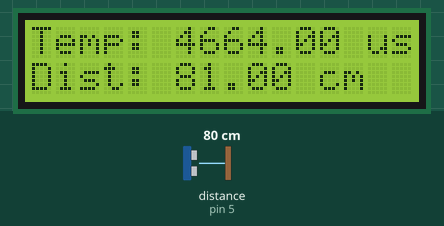
Recording of a sketch running on a simulated Arduino Uno, built with avr-gcc and run on an emulated ATmega328P. On the bench: 16×2 character LCD. The test bench sets the inputs (shaded band); at power-on: distance to the obstacle (sensor on pin 5) 80 cm. The echo pulse lasts 58.3 µs per cm; what the sketch prints to the serial monitor is not drawn.

Above: at 1.2 s.
1.3 s: distance to the obstacle (sensor on pin 5) set to 2 cm
At 1.9 s:
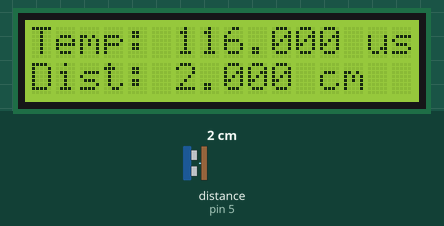
2.9 s: distance to the obstacle (sensor on pin 5) set to 4 cm
At 4.2 s:
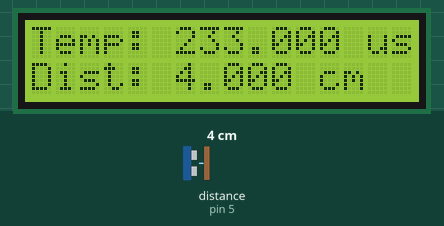
4.6 s: distance to the obstacle (sensor on pin 5) set to 9 cm
At 5.3 s:
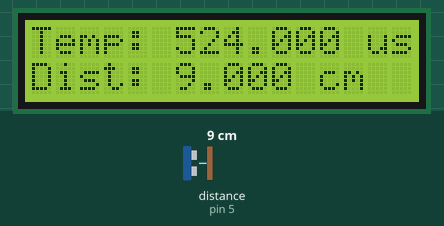
Timing chart, 0 to 7.6 s (numbered marks = the images above; inputs shaded):
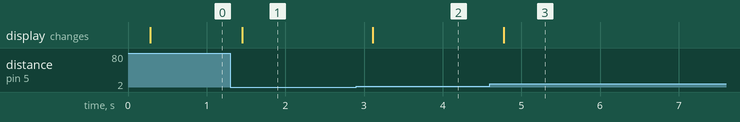

The sketch:

sketch_jan11b.ino
```cpp
#include <Wire.h>
#include <LiquidCrystal_I2C.h>
#include <NewPing.h>

#define TRIGGER_PIN 6
#define ECHO_PIN 5
#define MAX_DISTANCE 200

NewPing sonar(TRIGGER_PIN, ECHO_PIN, MAX_DISTANCE);

LiquidCrystal_I2C lcd(0x3F, 16, 2);

void setup() {
  // put your setup code here, to run once:
  Serial.begin(115200);

  lcd.init(); // Inicializar la pantalla LCD
  lcd.backlight(); //Encender la retroiluminacion
  lcd.setCursor(0, 0);
  lcd.print("Temp: ");
  lcd.setCursor(0, 1);
  lcd.print("Dist: ");
}

void loop() {
  // put your main code here, to run repeatedly:
  delay(30);
  float echoTime = sonar.ping_median(5);
  float distanceCm = sonar.convert_cm(echoTime);
  Serial.print(distanceCm); // obtener el valor en cm (0 = fuera de rango)
  Serial.println("cm");

  // Plotear en la pantalla el tiempo
  lcd.setCursor(6, 0);
  lcd.print(echoTime);
  lcd.setCursor(13, 0);
  lcd.print(" us");
  // lcd distancia
  lcd.setCursor(6, 1);
  lcd.print(distanceCm);
  lcd.setCursor(11, 1);
  lcd.print(" cm");
}
```

Measured:
- after the input at 1.3 s, the display: changes after 0.15 s (image 1)
- after the input at 2.9 s, the display: changes after 0.21 s (image 2)
- after the input at 4.6 s, the display: changes after 0.17 s (image 3)
